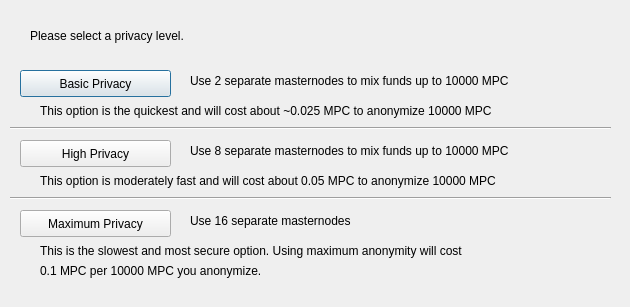
<?xml version="1.0" encoding="UTF-8"?>
<ui version="4.0">
 <class>ObfuscationConfig</class>
 <widget class="QDialog" name="ObfuscationConfig">
  <property name="geometry">
   <rect>
    <x>0</x>
    <y>0</y>
    <width>630</width>
    <height>307</height>
   </rect>
  </property>
  <property name="windowTitle">
   <string>Configure Obfuscation</string>
  </property>
  <widget class="QPushButton" name="buttonBasic">
   <property name="geometry">
    <rect>
     <x>20</x>
     <y>70</y>
     <width>151</width>
     <height>27</height>
    </rect>
   </property>
   <property name="text">
    <string>Basic Privacy</string>
   </property>
  </widget>
  <widget class="QPushButton" name="buttonHigh">
   <property name="geometry">
    <rect>
     <x>20</x>
     <y>140</y>
     <width>151</width>
     <height>27</height>
    </rect>
   </property>
   <property name="text">
    <string>High Privacy</string>
   </property>
  </widget>
  <widget class="QPushButton" name="buttonMax">
   <property name="geometry">
    <rect>
     <x>20</x>
     <y>210</y>
     <width>151</width>
     <height>27</height>
    </rect>
   </property>
   <property name="text">
    <string>Maximum Privacy</string>
   </property>
  </widget>
  <widget class="QLabel" name="label">
   <property name="geometry">
    <rect>
     <x>30</x>
     <y>20</y>
     <width>571</width>
     <height>31</height>
    </rect>
   </property>
   <property name="text">
    <string>Please select a privacy level.</string>
   </property>
  </widget>
  <widget class="QLabel" name="label_2">
   <property name="geometry">
    <rect>
     <x>190</x>
     <y>70</y>
     <width>421</width>
     <height>21</height>
    </rect>
   </property>
   <property name="text">
    <string>Use 2 separate masternodes to mix funds up to 10000 MPC</string>
   </property>
  </widget>
  <widget class="QLabel" name="label_3">
   <property name="geometry">
    <rect>
     <x>190</x>
     <y>140</y>
     <width>411</width>
     <height>21</height>
    </rect>
   </property>
   <property name="text">
    <string>Use 8 separate masternodes to mix funds up to 10000 MPC</string>
   </property>
  </widget>
  <widget class="QLabel" name="label_4">
   <property name="geometry">
    <rect>
     <x>190</x>
     <y>210</y>
     <width>421</width>
     <height>21</height>
    </rect>
   </property>
   <property name="text">
    <string>Use 16 separate masternodes</string>
   </property>
  </widget>
  <widget class="QLabel" name="label_6">
   <property name="geometry">
    <rect>
     <x>40</x>
     <y>100</y>
     <width>561</width>
     <height>21</height>
    </rect>
   </property>
   <property name="text">
    <string>This option is the quickest and will cost about ~0.025 MPC to anonymize 10000 MPC</string>
   </property>
  </widget>
  <widget class="QLabel" name="label_7">
   <property name="geometry">
    <rect>
     <x>40</x>
     <y>170</y>
     <width>561</width>
     <height>21</height>
    </rect>
   </property>
   <property name="text">
    <string>This option is moderately fast and will cost about 0.05 MPC to anonymize 10000 MPC</string>
   </property>
  </widget>
  <widget class="QLabel" name="label_8">
   <property name="geometry">
    <rect>
     <x>40</x>
     <y>240</y>
     <width>561</width>
     <height>21</height>
    </rect>
   </property>
   <property name="text">
    <string>This is the slowest and most secure option. Using maximum anonymity will cost</string>
   </property>
  </widget>
  <widget class="QLabel" name="label_9">
   <property name="geometry">
    <rect>
     <x>40</x>
     <y>260</y>
     <width>561</width>
     <height>21</height>
    </rect>
   </property>
   <property name="text">
    <string>0.1 MPC per 10000 MPC you anonymize.</string>
   </property>
  </widget>
  <widget class="Line" name="line">
   <property name="geometry">
    <rect>
     <x>10</x>
     <y>120</y>
     <width>601</width>
     <height>16</height>
    </rect>
   </property>
   <property name="orientation">
    <enum>Qt::Horizontal</enum>
   </property>
  </widget>
  <widget class="Line" name="line_2">
   <property name="geometry">
    <rect>
     <x>10</x>
     <y>190</y>
     <width>601</width>
     <height>16</height>
    </rect>
   </property>
   <property name="orientation">
    <enum>Qt::Horizontal</enum>
   </property>
  </widget>
 </widget>
 <resources/>
 <connections/>
</ui>
